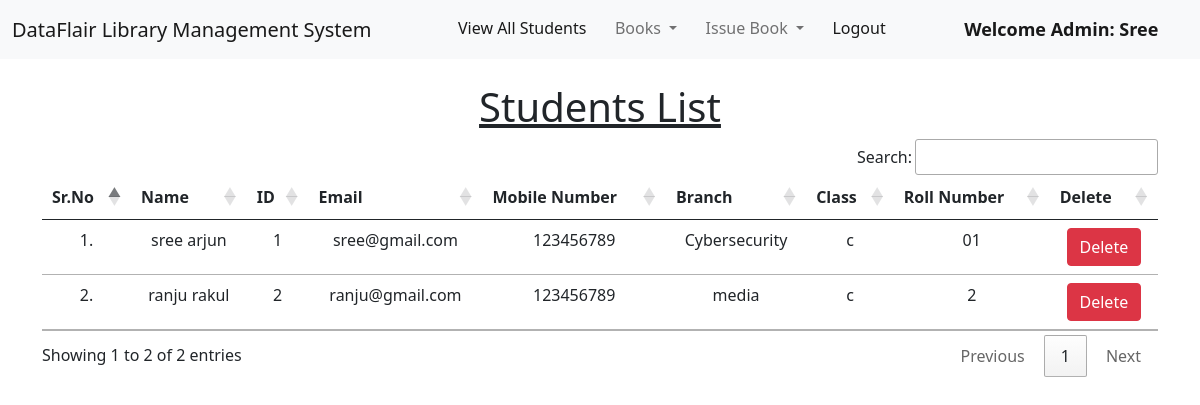
The page /view_students/ (signed in) on the database its author committed.
### library/models.py (models this page shows, shortened)
class Student(models.Model):
    user = models.OneToOneField(User, on_delete=models.CASCADE)
    classroom = models.CharField(max_length=10)
    branch = models.CharField(max_length=10)
    roll_no = models.CharField(max_length=3, blank=True)
    phone = models.CharField(max_length=10, blank=True)
    image = models.ImageField(upload_to="", blank=True)

### library/views.py (the view)
# urls.py: path("view_students/", views.view_students, name="view_students"),
@login_required(login_url = '/admin_login')
def view_students(request):
    students = Student.objects.all()
    return render(request, "view_students.html", {'students':students})

### library/templates/view_students.html (shortened to what this page needs)
{% extends 'admin_navbar.html' %}
{% load static %}
{% block body %}
<div class="container mt-4">
    <h1 class="text-center"><u>Students List</u></h1>
    <table class="table table-hover" id="example">
        <thead>
            <tr class="text-center">
                <th>Sr.No</th>
                <th>Name</th>
                <th>ID</th>
                <th>Email</th>
                <th>Mobile Number</th>
                <th>Branch</th>
                <th>Class</th>
                <th>Roll Number</th>
                <th>Delete</th>
            </tr>
        </thead>
        <tbody>
            {% for student in students %}
            <tr class="text-center">
                <td>{{forloop.counter}}.</td>
                <td>{{student.user.get_full_name}}</td>
                <td>{{student.user.id}}</td>
                <td>{{student.user.email}}</td>
                <td>{{student.phone}}</td>
                <td>{{student.branch}}</td>
                <td>{{student.classroom}}</td>
                <td>{{student.roll_no}}</td>
                <td><a href="/delete_student/{{student.id}}/" class="btn btn-danger" onclick="return confirm('Are you sure you want to delete this student?')">Delete</a></td>
            </tr>
            {% endfor %}
        </tbody>
    </table>
    </div>
{% endblock %}

### library/templates/admin_navbar.html (shortened to what this page needs)
<!doctype html>
<html lang="en">
  <head>
    <link href="https://cdn.jsdelivr.net/npm/bootstrap@5.1.0/dist/css/bootstrap.min.css" rel="stylesheet">
    <link rel="stylesheet" href="https://cdn.datatables.net/1.10.25/css/jquery.dataTables.min.css">
    <link rel="stylesheet" href="https://cdn.datatables.net/buttons/1.7.1/css/buttons.dataTables.min.css">
  </head>
  <body>
    <nav class="navbar navbar-expand-lg navbar-light bg-light">
        <div class="container-fluid">
          <a class="navbar-brand" href="#">DataFlair Library Management System</a>
          <div class="collapse navbar-collapse" id="navbarSupportedContent">
            <ul class="navbar-nav me-auto mb-2 mb-lg-0">
              <li class="nav-item">
                <a class="nav-link active" aria-current="page" href="/view_students/">View All Students</a>
              </li>
              <li class="nav-item dropdown">
                <a class="nav-link dropdown-toggle" href="#" id="navbarDropdown" role="button" data-bs-toggle="dropdown" aria-expanded="false">
                  Books
                </a>
              </li>
              <li class="nav-item dropdown">
                <a class="nav-link dropdown-toggle" href="#" id="navbarDropdown" role="button" data-bs-toggle="dropdown" aria-expanded="false">
                  Issue Book
                </a>
              </li>
              <li class="nav-item">
                <a class="nav-link active" aria-current="page" href="/logout/">Logout</a>
              </li>
              <li class="nav-item">
                <a style="font-weight:600; font-family:'Segoe UI', Tahoma, Geneva, Verdana, sans-serif; font-size: large;" class="nav-link active" href="#">Welcome Admin: {{request.user}}</a>
              </li>
            </ul>
          </div>
        </div>
      </nav>
      {% block body %}
      {% endblock %}
  </body>
</html>

### rows shown on the page
Student: user.get_full_name "sree arjun", user.id "1", user.email "sree@gmail.com", phone "123456789", branch "Cybersecurity", classroom "c", roll_no "01"
Student: user.get_full_name "ranju rakul", user.id "2", user.email "ranju@gmail.com", phone "123456789", branch "media", classroom "c", roll_no "2"

### other values the page prints
{{ request.user }} "Sree"
